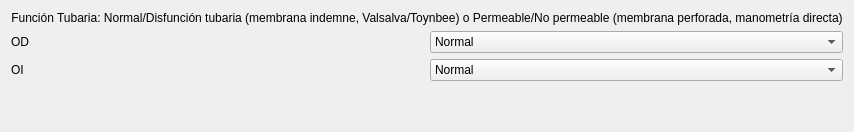
     <widget class="QWidget" name="tab_etf">
      <attribute name="title">
       <string>Función Tubaria</string>
      </attribute>
      <layout class="QVBoxLayout" name="verticalLayout_tab4">
       <item>
        <widget class="QLabel" name="label_etf_title">
         <property name="text">
          <string>Función Tubaria: Normal/Disfunción tubaria (membrana indemne, Valsalva/Toynbee) o Permeable/No permeable (membrana perforada, manometría directa)</string>
         </property>
         <property name="alignment">
          <set>Qt::AlignCenter</set>
         </property>
        </widget>
       </item>
       <item>
        <layout class="QHBoxLayout" name="horizontalLayout_etf_od">
         <item>
          <widget class="QLabel" name="label_etf_od">
           <property name="text">
            <string>OD</string>
           </property>
          </widget>
         </item>
         <item>
          <widget class="QComboBox" name="cb_etf_od">
           <item>
            <property name="text">
             <string>Normal</string>
            </property>
           </item>
           <item>
            <property name="text">
             <string>Disfunción tubaria</string>
            </property>
           </item>
           <item>
            <property name="text">
             <string>Permeable</string>
            </property>
           </item>
           <item>
            <property name="text">
             <string>No permeable</string>
            </property>
           </item>
          </widget>
         </item>
        </layout>
       </item>
       <item>
        <layout class="QHBoxLayout" name="horizontalLayout_etf_oi">
         <item>
          <widget class="QLabel" name="label_etf_oi">
           <property name="text">
            <string>OI</string>
           </property>
          </widget>
         </item>
         <item>
          <widget class="QComboBox" name="cb_etf_oi">
           <item>
            <property name="text">
             <string>Normal</string>
            </property>
           </item>
           <item>
            <property name="text">
             <string>Disfunción tubaria</string>
            </property>
           </item>
           <item>
            <property name="text">
             <string>Permeable</string>
            </property>
           </item>
           <item>
            <property name="text">
             <string>No permeable</string>
            </property>
           </item>
          </widget>
         </item>
        </layout>
       </item>
       <item>
        <spacer name="verticalSpacer_etf">
         <property name="orientation">
          <enum>Qt::Vertical</enum>
         </property>
         <property name="sizeHint" stdset="0">
          <size>
           <width>20</width>
           <height>40</height>
          </size>
         </property>
        </spacer>
       </item>
      </layout>
     </widget>
